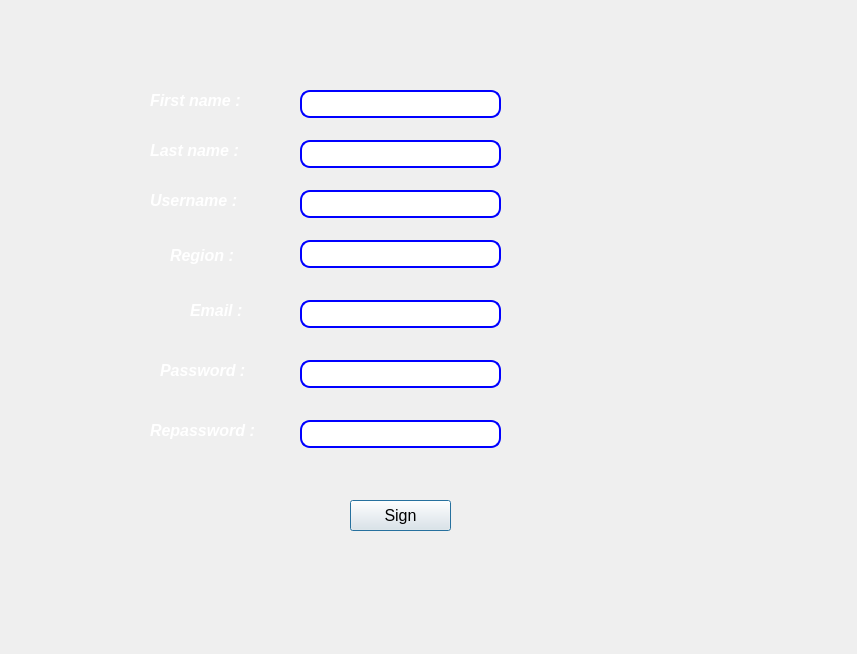
<?xml version="1.0" encoding="UTF-8"?>
<ui version="4.0">
 <class>SignUP</class>
 <widget class="QDialog" name="SignUP">
  <property name="geometry">
   <rect>
    <x>0</x>
    <y>0</y>
    <width>857</width>
    <height>654</height>
   </rect>
  </property>
  <property name="font">
   <font>
    <pointsize>12</pointsize>
   </font>
  </property>
  <property name="windowTitle">
   <string>Dialog</string>
  </property>
  <widget class="QLabel" name="label_3">
   <property name="geometry">
    <rect>
     <x>-170</x>
     <y>-430</y>
     <width>1491</width>
     <height>1351</height>
    </rect>
   </property>
   <property name="styleSheet">
    <string notr="true">image: url(:/build/Desktop_Qt_6_7_0_MinGW_64_bit-Debug/Photos/world-map-background-3d-rendering_327072-1957.png);</string>
   </property>
   <property name="text">
    <string/>
   </property>
  </widget>
  <widget class="QLineEdit" name="lineEdit_lastname">
   <property name="geometry">
    <rect>
     <x>300</x>
     <y>140</y>
     <width>201</width>
     <height>28</height>
    </rect>
   </property>
   <property name="styleSheet">
    <string notr="true">border-radius: 10px;
border-style: solid;
    border-width: 2px;
border-color: blue;</string>
   </property>
  </widget>
  <widget class="QLabel" name="label_7">
   <property name="geometry">
    <rect>
     <x>160</x>
     <y>350</y>
     <width>181</width>
     <height>41</height>
    </rect>
   </property>
   <property name="text">
    <string>&lt;html&gt;&lt;head/&gt;&lt;body&gt;&lt;p&gt;&lt;span style=&quot; font-weight:700; font-style:italic; color:#ffffff;&quot;&gt;Password :&lt;/span&gt;&lt;/p&gt;&lt;/body&gt;&lt;/html&gt;</string>
   </property>
  </widget>
  <widget class="QLineEdit" name="lineEdit_password">
   <property name="geometry">
    <rect>
     <x>300</x>
     <y>360</y>
     <width>201</width>
     <height>28</height>
    </rect>
   </property>
   <property name="styleSheet">
    <string notr="true">border-radius: 10px;
border-style: solid;
    border-width: 2px;
border-color: blue;</string>
   </property>
   <property name="echoMode">
    <enum>QLineEdit::Password</enum>
   </property>
  </widget>
  <widget class="QLineEdit" name="lineEdit_region">
   <property name="geometry">
    <rect>
     <x>300</x>
     <y>240</y>
     <width>201</width>
     <height>28</height>
    </rect>
   </property>
   <property name="styleSheet">
    <string notr="true">border-radius: 10px;
border-style: solid;
    border-width: 2px;
border-color: blue;</string>
   </property>
  </widget>
  <widget class="QLabel" name="label_9">
   <property name="geometry">
    <rect>
     <x>150</x>
     <y>410</y>
     <width>181</width>
     <height>41</height>
    </rect>
   </property>
   <property name="text">
    <string>&lt;html&gt;&lt;head/&gt;&lt;body&gt;&lt;p&gt;&lt;span style=&quot; font-weight:700; font-style:italic; color:#ffffff;&quot;&gt;Repassword :&lt;/span&gt;&lt;/p&gt;&lt;/body&gt;&lt;/html&gt;</string>
   </property>
  </widget>
  <widget class="QLineEdit" name="lineEdit_username">
   <property name="geometry">
    <rect>
     <x>300</x>
     <y>190</y>
     <width>201</width>
     <height>28</height>
    </rect>
   </property>
   <property name="styleSheet">
    <string notr="true">border-radius: 10px;
border-style: solid;
    border-width: 2px;
border-color: blue;</string>
   </property>
  </widget>
  <widget class="QLineEdit" name="lineEdit_email">
   <property name="geometry">
    <rect>
     <x>300</x>
     <y>300</y>
     <width>201</width>
     <height>28</height>
    </rect>
   </property>
   <property name="styleSheet">
    <string notr="true">border-radius: 10px;
border-style: solid;
    border-width: 2px;
border-color: blue;</string>
   </property>
  </widget>
  <widget class="QLabel" name="label_4">
   <property name="geometry">
    <rect>
     <x>150</x>
     <y>180</y>
     <width>181</width>
     <height>41</height>
    </rect>
   </property>
   <property name="text">
    <string>&lt;html&gt;&lt;head/&gt;&lt;body&gt;&lt;p&gt;&lt;span style=&quot; font-weight:700; font-style:italic; color:#ffffff;&quot;&gt;Username :&lt;/span&gt;&lt;/p&gt;&lt;/body&gt;&lt;/html&gt;</string>
   </property>
  </widget>
  <widget class="QLineEdit" name="lineEdit_repassword">
   <property name="geometry">
    <rect>
     <x>300</x>
     <y>420</y>
     <width>201</width>
     <height>28</height>
    </rect>
   </property>
   <property name="styleSheet">
    <string notr="true">border-radius: 10px;
border-style: solid;
    border-width: 2px;
border-color: blue;</string>
   </property>
   <property name="echoMode">
    <enum>QLineEdit::Password</enum>
   </property>
  </widget>
  <widget class="QPushButton" name="pushButton_Sign">
   <property name="geometry">
    <rect>
     <x>350</x>
     <y>500</y>
     <width>101</width>
     <height>31</height>
    </rect>
   </property>
   <property name="styleSheet">
    <string notr="true">font: 12pt &quot;Segoe UI&quot;;
background-color: rgb(rgb(186, 255, 129)0, 0, 127);</string>
   </property>
   <property name="text">
    <string>Sign</string>
   </property>
  </widget>
  <widget class="QLabel" name="label_6">
   <property name="geometry">
    <rect>
     <x>150</x>
     <y>130</y>
     <width>191</width>
     <height>41</height>
    </rect>
   </property>
   <property name="text">
    <string>&lt;html&gt;&lt;head/&gt;&lt;body&gt;&lt;p&gt;&lt;span style=&quot; font-weight:700; font-style:italic; color:#ffffff;&quot;&gt;Last name :&lt;/span&gt;&lt;/p&gt;&lt;/body&gt;&lt;/html&gt;</string>
   </property>
  </widget>
  <widget class="QLabel" name="label_2">
   <property name="geometry">
    <rect>
     <x>190</x>
     <y>290</y>
     <width>261</width>
     <height>41</height>
    </rect>
   </property>
   <property name="text">
    <string>&lt;html&gt;&lt;head/&gt;&lt;body&gt;&lt;p&gt;&lt;span style=&quot; font-weight:700; font-style:italic; color:#ffffff;&quot;&gt;Email :&lt;/span&gt;&lt;/p&gt;&lt;/body&gt;&lt;/html&gt;</string>
   </property>
  </widget>
  <widget class="QLabel" name="label_5">
   <property name="geometry">
    <rect>
     <x>150</x>
     <y>80</y>
     <width>211</width>
     <height>41</height>
    </rect>
   </property>
   <property name="text">
    <string>&lt;html&gt;&lt;head/&gt;&lt;body&gt;&lt;p&gt;&lt;span style=&quot; font-weight:700; font-style:italic; color:#ffffff;&quot;&gt;First name :&lt;/span&gt;&lt;/p&gt;&lt;/body&gt;&lt;/html&gt;</string>
   </property>
  </widget>
  <widget class="QLineEdit" name="lineEdit_firstname">
   <property name="geometry">
    <rect>
     <x>300</x>
     <y>90</y>
     <width>201</width>
     <height>28</height>
    </rect>
   </property>
   <property name="styleSheet">
    <string notr="true">border-radius: 10px;
border-style: solid;
    border-width: 2px;
border-color: blue;</string>
   </property>
  </widget>
  <widget class="QLabel" name="label">
   <property name="geometry">
    <rect>
     <x>170</x>
     <y>240</y>
     <width>161</width>
     <height>31</height>
    </rect>
   </property>
   <property name="text">
    <string>&lt;html&gt;&lt;head/&gt;&lt;body&gt;&lt;p&gt;&lt;span style=&quot; font-weight:700; font-style:italic; color:#ffffff;&quot;&gt;Region :&lt;/span&gt;&lt;/p&gt;&lt;/body&gt;&lt;/html&gt;</string>
   </property>
  </widget>
 </widget>
 <resources/>
 <connections/>
</ui>
